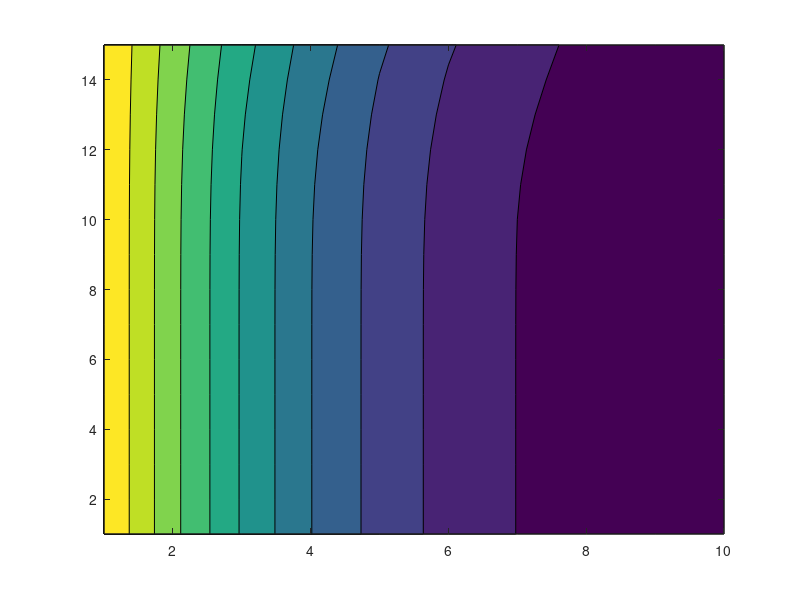
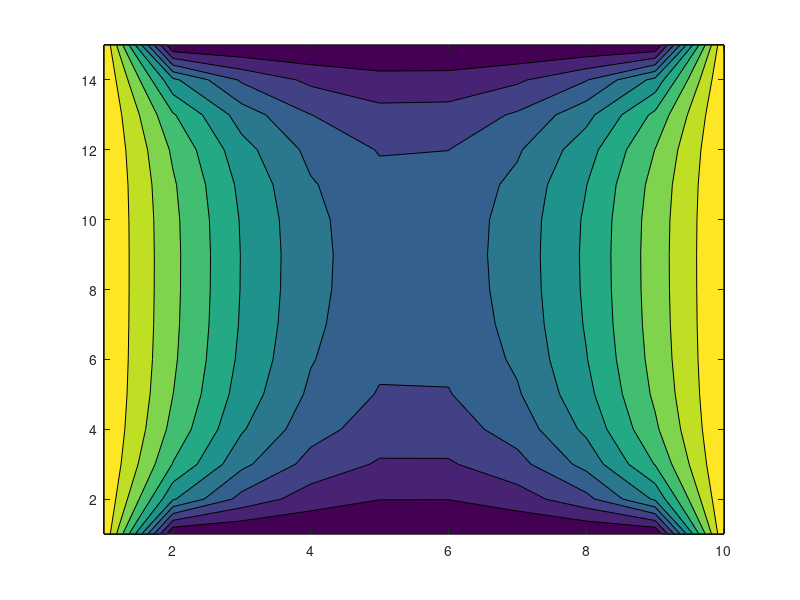
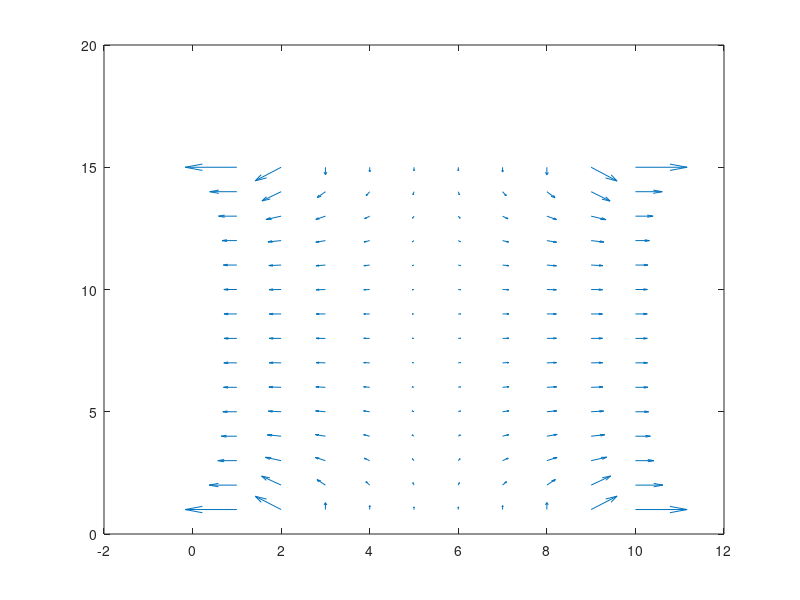

Write the MATLAB code that produced these figures, in order.
clear; clc; clear all; close all;
nx=10;
ny=15;
V= zeros(ny,nx);
V(:,1)=1;
figure;
contourf(V)
maxIterations = 10;
useImageFilter = false;

if useImageFilter
    V=imboxfilt(V,3);
    contourf(V);
else
    for iterations = 1:maxIterations
        for xCount = 1:size(V,2)
            for yCount=1:size(V,1)
                if(yCount >1 && yCount<size(V,1) && xCount>1 && xCount < size(V,2) )
                    V(yCount, xCount) = (V(yCount+1, xCount) +V(yCount-1, xCount)+V(yCount, xCount+1)+V(yCount, xCount-1))/4;
                elseif(yCount ==1 && xCount>1 && xCount < size(V,2))
                    V(yCount, xCount) = (V(yCount+1, xCount) +V(yCount, xCount+1)+V(yCount, xCount-1))/3;
                elseif(yCount ==size(V,1) && xCount>1 && xCount < size(V,2))
                    V(yCount, xCount) = (V(yCount-1, xCount) +V(yCount, xCount+1)+V(yCount, xCount-1))/3;
                end
            end
        end
        contourf(V)
        drawnow;
    end
end

nx=10;
ny=15;
V= zeros(ny,nx);
V(:,1)=1;
V(:,nx)=1;
figure;
contourf(V)
maxIterations = 10;


if useImageFilter
    V=imboxfilt(V,3);
    contourf(V);
else    
    for iterations = 1:maxIterations
        for xCount = 1:size(V,2)
            for yCount=1:size(V,1)
                if(yCount >1 && yCount<size(V,1) && xCount>1 && xCount < size(V,2) )
                    V(yCount, xCount) = (V(yCount+1, xCount) +V(yCount-1, xCount)+V(yCount, xCount+1)+V(yCount, xCount-1))/4;
                end

            end
        end
        contourf(V)
        drawnow;
    end
end

[Ex, Ey]=gradient(V);
figure;
x = 1:nx;
y=1:ny;
quiver(x,y,Ex,Ey);


